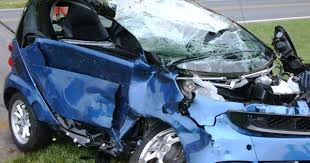
#> input picture data/training/03-severe/0001.JPEG, 310 x 163 px
$ jupyter execute --allow-errors vehicle_damage_assessment.ipynb   (shell and % lines are left out)   (older library calls are emulated)
#> lines starting #> are read from the running program, lines starting #| are printed output that depends on the picture; after the words box and inside, x2 and y2 are one past the last pixel; in counts of white or black regions, pixels touching at a corner belong together
# Vehicle Damage Assessment — from scratch, step by step

Goal: given a photo of a car, estimate **damage severity** (none / minor /
moderate / severe) and a **repair-cost bracket**, for use in a motor
insurance claims flow.

This notebook is split into two parts:

1. **Part A — Working demo (no dataset needed).** A classical CV heuristic
   pipeline built up step by step, with visualizations at each stage, so you
   can see *why* it flags what it flags and tune it as you go.
2. **Part B — Training pipeline scaffold.** A transfer-learning model
   (EfficientNet-B0 backbone) + dataset loaders, ready to fine-tune once you
   download a labeled dataset (links + setup at the bottom).

Run cells top to bottom. Swap in your own photo any time by changing
`TEST_IMAGE_PATH` in the cell below.

## Setup

[cell 1]
import cv2
import numpy as np
import matplotlib.pyplot as plt
from dataclasses import dataclass, field
from typing import List, Tuple

plt.rcParams['figure.figsize'] = (10, 6)

def show(img_bgr, title="", cmap=None):
    plt.figure()
    if cmap:
        plt.imshow(img_bgr, cmap=cmap)
    else:
        plt.imshow(cv2.cvtColor(img_bgr, cv2.COLOR_BGR2RGB))
    plt.title(title)
    plt.axis('off')
    plt.show()

## Test images

No dataset yet, so we synthesize a rough "car photo" (clean + damaged
version) just to prove the pipeline end to end. **Swap `TEST_IMAGE_PATH` for
a real accident photo any time** — everything below works the same way.

[cell 2]
def make_car_image(damaged: bool = True, path: str = "sample_car.jpg"):
    h, w = 480, 720
    img = np.full((h, w, 3), (210, 210, 215), dtype=np.uint8)

    for y in range(0, 160):
        shade = int(160 + y * 0.3)
        img[y, :] = (shade, shade + 10, shade + 20)

    body_color = (190, 110, 60)  # BGR -> a blue car
    cv2.rectangle(img, (140, 220), (600, 380), body_color, -1)
    cv2.ellipse(img, (370, 220), (230, 60), 0, 180, 360, body_color, -1)
    cv2.rectangle(img, (220, 190), (500, 240), (40, 40, 40), -1)  # windows
    cv2.circle(img, (220, 385), 40, (20, 20, 20), -1)  # wheels
    cv2.circle(img, (520, 385), 40, (20, 20, 20), -1)

    noise = np.random.normal(0, 3, img.shape).astype(np.int16)
    img = np.clip(img.astype(np.int16) + noise, 0, 255).astype(np.uint8)

    if damaged:
        pts = np.array([[330, 260], [365, 250], [390, 270], [380, 300], [345, 305], [325, 285]])
        cv2.fillPoly(img, [pts], (150, 150, 190))   # lighter irregular dent so it isn't lost in dark-tile filtering
        cv2.polylines(img, [pts], True, (100, 100, 150), 2)
        for i in range(5):
            x1, y1 = 440 + i * 8, 250 + (i % 2) * 6
            cv2.line(img, (x1, y1), (x1 + 10, y1 + 12), (230, 230, 235), 2)
        cv2.rectangle(img, (150, 300), (185, 330), (255, 255, 255), -1)
        for i in range(6):
            cv2.line(img, (150 + i * 6, 300), (150 + i * 5, 330), (140, 140, 140), 1)

    cv2.imwrite(path, img)
    return path

make_car_image(damaged=True, path="sample_car_damaged.jpg")
#> in make_car_image, `cv2.rectangle(img, (140, 220), (600, 380), body_color, -1)`:
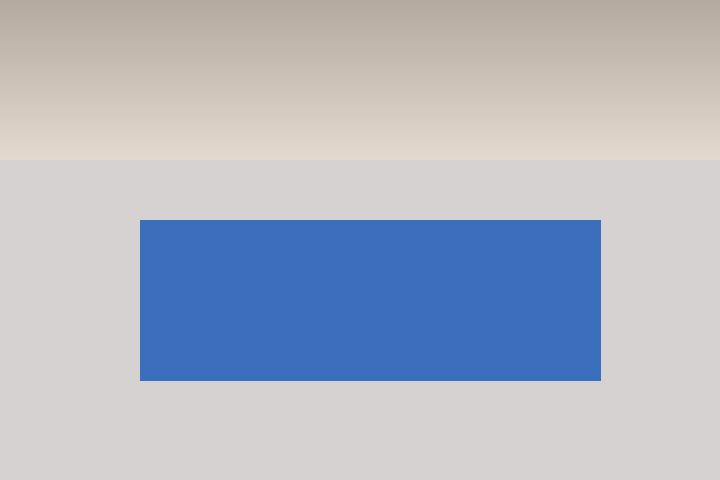
#> img: shape (480, 720, 3); mean of channels 0, 1, 2 196.8, 183, 177.8; drawn as B, G, R
#> in make_car_image, `cv2.polylines(img, [pts], True, (100, 100, 150), 2)`:
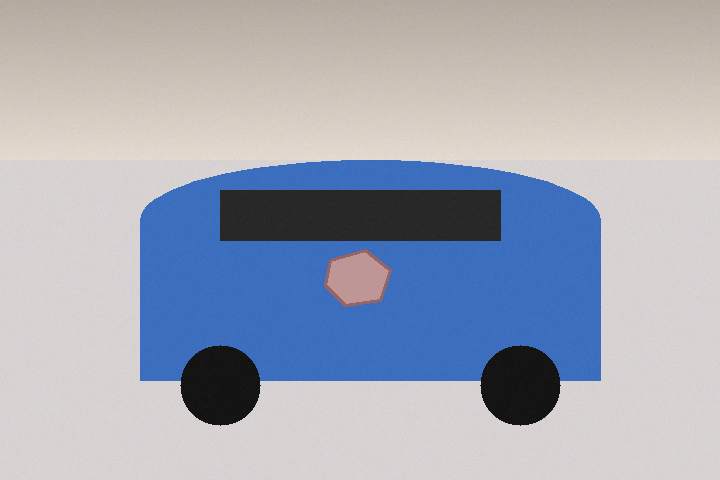
#> img: shape (480, 720, 3); mean of channels 0, 1, 2 183.7, 169.8, 164.6; drawn as B, G, R
#> after the loop in make_car_image, `for i in range(5):`:
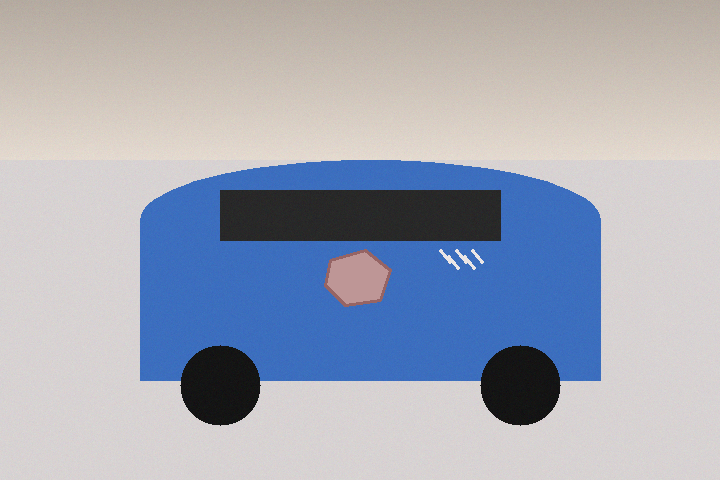
#> img: shape (480, 720, 3); 0.08% of pixels changed, all inside (x1, y1, x2, y2) = (439, 249, 484, 270); drawn as B, G, R
#> in make_car_image, `cv2.rectangle(img, (150, 300), (185, 330), (255, 255, 255), -1)`:
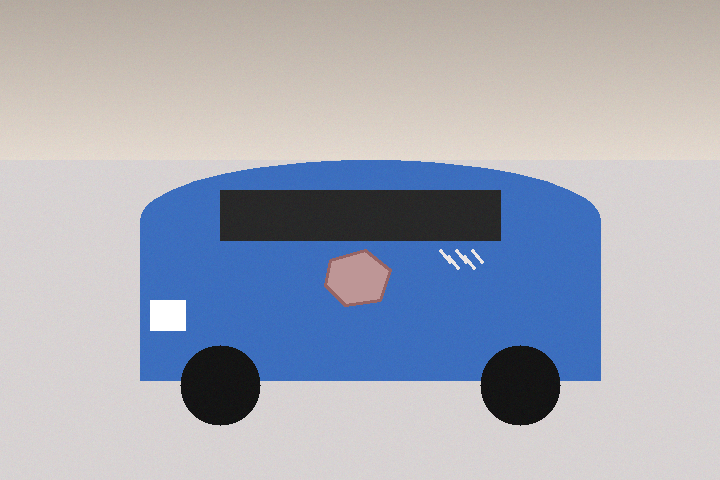
#> img: shape (480, 720, 3); 0.32% of pixels changed, all inside (x1, y1, x2, y2) = (150, 300, 186, 331); drawn as B, G, R
#> after the loop in make_car_image, `for i in range(6):`:
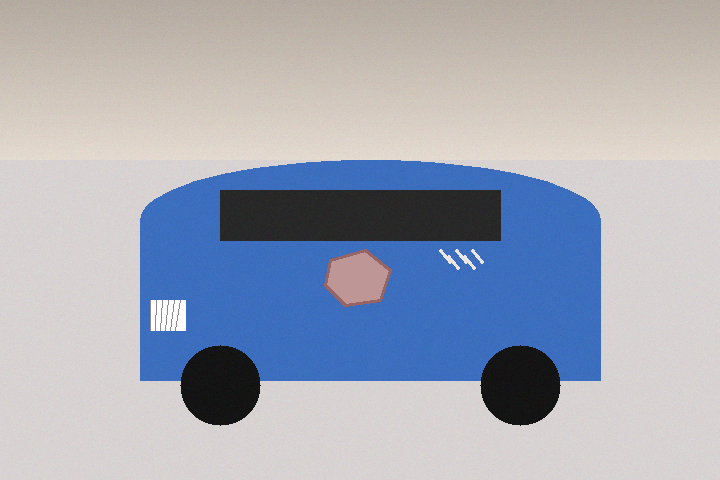
#> img: shape (480, 720, 3); 0.05% of pixels changed, all inside (x1, y1, x2, y2) = (150, 300, 181, 331); drawn as B, G, R
make_car_image(damaged=False, path="sample_car_clean.jpg")

TEST_IMAGE_PATH = "sample_car_damaged.jpg"  # <- point this at a real photo any time

img = cv2.imread(TEST_IMAGE_PATH)
show(img, f"Input: {TEST_IMAGE_PATH}")

## Step 1 — Isolate the vehicle from the background

Accident photos are usually vehicle-centered, so we seed GrabCut with a
center-biased rectangle rather than needing a trained detector.

[cell 3]
RESIZE_TO = 640

def segment_vehicle(img):
    h, w = img.shape[:2]
    mask = np.zeros((h, w), np.uint8)
    bgd_model = np.zeros((1, 65), np.float64)
    fgd_model = np.zeros((1, 65), np.float64)
    margin_x, margin_y = int(w * 0.08), int(h * 0.08)
    rect = (margin_x, margin_y, w - 2 * margin_x, h - 2 * margin_y)
    try:
        cv2.grabCut(img, mask, rect, bgd_model, fgd_model, 4, cv2.GC_INIT_WITH_RECT)
        vehicle_mask = np.where((mask == 2) | (mask == 0), 0, 1).astype("uint8")
    except cv2.error:
        vehicle_mask = np.zeros((h, w), np.uint8)
        vehicle_mask[margin_y:h - margin_y, margin_x:w - margin_x] = 1
    if vehicle_mask.sum() < 0.05 * h * w:
        vehicle_mask = np.zeros((h, w), np.uint8)
        vehicle_mask[margin_y:h - margin_y, margin_x:w - margin_x] = 1
    return vehicle_mask

orig_h, orig_w = img.shape[:2]
scale = RESIZE_TO / max(orig_h, orig_w)
resized = cv2.resize(img, (int(orig_w * scale), int(orig_h * scale)))

vehicle_mask = segment_vehicle(resized)
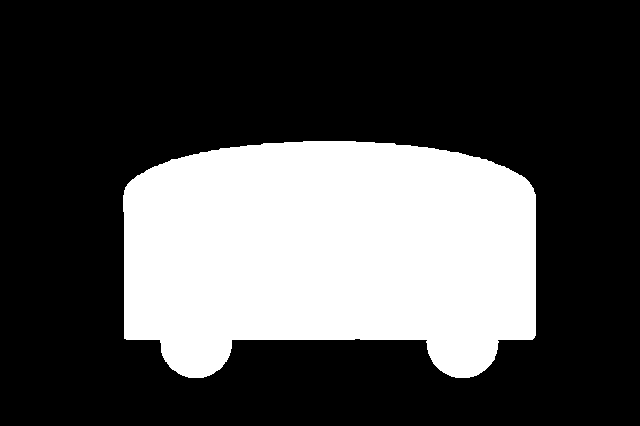
#> vehicle_mask: shape (426, 640); values 0 (black) and 1 (white), 29.9% white; 1 white region, box (x1, y1, x2, y2) and area: (123, 141, 536, 378) 81594
show(resized, "Resized input")
#> call 2 of show, with title = 'Resized input'
#> in show (call 2), `plt.show()`:
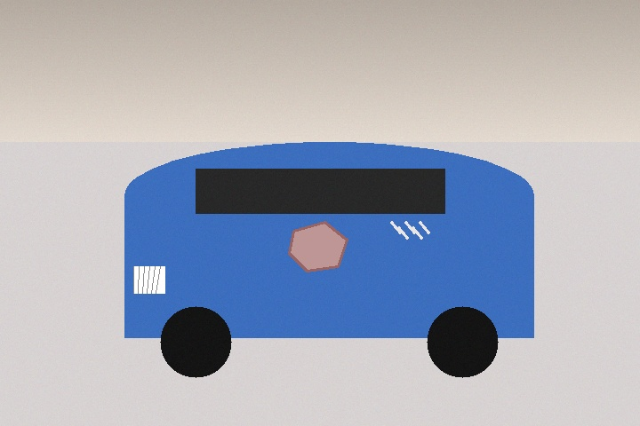
#> shown: shape (426, 640, 3); mean R, G, B 165.1, 170.2, 183.6
show(vehicle_mask * 255, "Vehicle mask (GrabCut)", cmap="gray")
#> call 3 of show, with title = 'Vehicle mask (GrabCut)', cmap = 'gray'
#> in show (call 3), `plt.show()`:
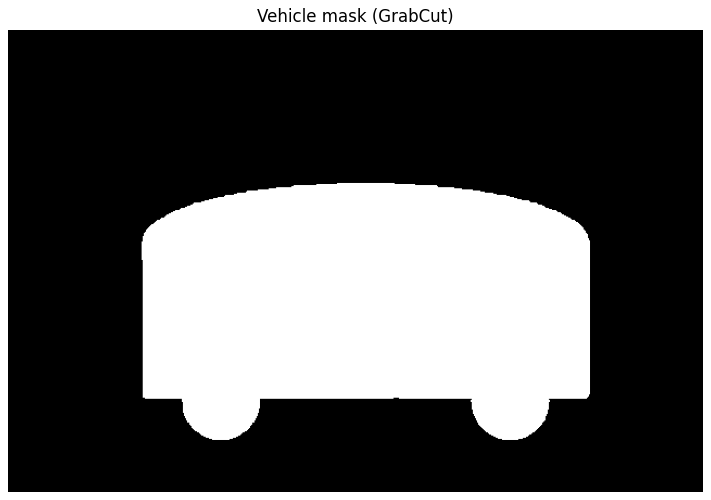
#> figure drawn by matplotlib, 1 panel

## Step 2 — Score every region for "damage-like" anomaly

For each tile inside the vehicle mask we combine three signals:

- **Edge density** — Canny edges; damage creates irregular edges
- **Texture variance** — Laplacian variance; dents/cracks break the smooth
  gradient a healthy panel has
- **Color irregularity** — local std-dev; scratches/rust/mismatched paint
  stand out locally

Two corrections keep this from just flagging *every* car's normal features:

- **Erode + drop the bottom band of the mask** — wheels and the
  silhouette-vs-road boundary have strong natural contrast that has nothing
  to do with damage
- **Drop very dark tiles** — window glass/tire interiors are naturally dark
  and edge-heavy; they aren't painted panel

[cell 4]
TILE_SIZE = 48
ANOMALY_PERCENTILE = 85

def tile_anomaly_scores(gray, mask, tile=TILE_SIZE):
    h, w = gray.shape
    edges = cv2.Canny(gray, 60, 160)
    laplacian = cv2.Laplacian(gray, cv2.CV_64F)

    erode_px = max(tile // 3, 10)
    kernel = np.ones((erode_px, erode_px), np.uint8)
    mask = cv2.erode(mask, kernel)

    ys, xs = np.where(mask > 0)
    if len(ys) > 0:
        y_top, y_bottom = ys.min(), ys.max()
        wheel_line = y_top + int(0.80 * (y_bottom - y_top))
        mask[wheel_line:, :] = 0

    scored = []
    for y in range(0, h - tile, tile // 2):
        for x in range(0, w - tile, tile // 2):
            if mask[y:y + tile, x:x + tile].mean() < 0.5:
                continue
            gray_tile = gray[y:y + tile, x:x + tile]
            if gray_tile.mean() < 45:
                continue
            edge_tile = edges[y:y + tile, x:x + tile]
            lap_tile = laplacian[y:y + tile, x:x + tile]

            edge_density = edge_tile.mean() / 255.0
            texture_score = min(lap_tile.var() / 800.0, 1.0)
            color_score = min(gray_tile.std() / 60.0, 1.0)

            raw_score = 0.45 * edge_density + 0.35 * texture_score + 0.20 * color_score
            scored.append(((x, y, tile, tile), raw_score))
    return scored

gray = cv2.cvtColor(resized, cv2.COLOR_BGR2GRAY)
gray = cv2.bilateralFilter(gray, 7, 50, 50)

scored_tiles = tile_anomaly_scores(gray, vehicle_mask)
#> in tile_anomaly_scores, `y_top, y_bottom = ys.min(), ys.max()`: y_top = 149; y_bottom = 370
#> in tile_anomaly_scores, `wheel_line = y_top + int(0.80 * (y_bottom - y_top))`: wheel_line = 325
#> after the loop in tile_anomaly_scores, `for y in range(0, h - tile, tile // 2):`: scored = 104 items
#> scored_tiles = 104 items
print(f"{len(scored_tiles)} tiles scored")
#| 104 tiles scored

# visualize as a heatmap
heat = np.zeros(gray.shape, dtype=np.float32)
for (x, y, tw, th), s in scored_tiles:
    heat[y:y+th, x:x+tw] = np.maximum(heat[y:y+th, x:x+tw], s)
#> this loop made 104 passes
#> (x, y, s) on passes 1 to 8: (168, 144, 0.314), (192, 144, 0.329), (216, 144, 0.276), (240, 144, 0.193), (264, 144, 0.148), (288, 144, 0.118), (312, 144, 0.118), (336, 144, 0.129)

plt.figure()
plt.imshow(cv2.cvtColor(resized, cv2.COLOR_BGR2RGB))
plt.imshow(heat, cmap="inferno", alpha=0.5)
plt.title("Anomaly heatmap (brighter = more damage-like)")
plt.axis('off')
plt.colorbar(label="raw anomaly score")
plt.show()

## Step 3 — Threshold, merge into regions, classify severity

Threshold is **relative to this vehicle's own baseline** (the calmest
quartile of its own tiles = assumed healthy panel), not a fixed percentile
of every image — otherwise normal features every car has would always get
flagged on a perfectly healthy car.

[cell 5]
@dataclass
class DamageRegion:
    bbox: Tuple[int, int, int, int]
    score: float

def merge_boxes(boxes, scores):
    if not boxes:
        return []
    rects = [[x, y, x + w, y + h] for x, y, w, h in boxes]
    used = [False] * len(rects)
    merged = []
    def overlaps(a, b):
        return not (a[2] < b[0] or b[2] < a[0] or a[3] < b[1] or b[3] < a[1])
    for i in range(len(rects)):
        if used[i]:
            continue
        group = [i]; used[i] = True; changed = True
        while changed:
            changed = False
            for j in range(len(rects)):
                if used[j]:
                    continue
                if any(overlaps(rects[k], rects[j]) for k in group):
                    group.append(j); used[j] = True; changed = True
        xs1 = [rects[k][0] for k in group]; ys1 = [rects[k][1] for k in group]
        xs2 = [rects[k][2] for k in group]; ys2 = [rects[k][3] for k in group]
        x1, y1, x2, y2 = min(xs1), min(ys1), max(xs2), max(ys2)
        avg_score = float(np.mean([scores[k] for k in group]))
        merged.append(DamageRegion(bbox=(x1, y1, x2 - x1, y2 - y1), score=avg_score))
    merged.sort(key=lambda r: r.score, reverse=True)
    return merged[:8]

def classify_severity(damage_area_pct, region_scores):
    if damage_area_pct < 2.5 or not region_scores:
        return "none", 0.55
    max_score = max(region_scores)
    if damage_area_pct >= 18 or max_score >= 0.68:
        return "severe", min(0.9, 0.45 + damage_area_pct / 45)
    if damage_area_pct >= 8 or max_score >= 0.55:
        return "moderate", min(0.85, 0.4 + damage_area_pct / 35)
    return "minor", min(0.8, 0.35 + damage_area_pct / 30)

scores = np.array([s for _, s in scored_tiles])
#> scores = 104 values, max 0.62 at index 71, min 0.00115 at index 57, mean 0.142
baseline = np.percentile(scores, 25)
#> baseline = 0.00175
spread = max(np.std(scores), 0.03)
#> spread = 0.162
percentile_threshold = np.percentile(scores, ANOMALY_PERCENTILE)
#> percentile_threshold = 0.29
z_threshold = baseline + 1.4 * spread
#> z_threshold = 0.228
threshold = max(percentile_threshold, z_threshold)
#> threshold = 0.29
abs_floor = 0.42

damaged_tiles = [(b, s) for b, s in scored_tiles if s >= threshold and s > abs_floor]
#> damaged_tiles = 10 items
regions = merge_boxes([b for b, _ in damaged_tiles], [s for _, s in damaged_tiles])
#> in merge_boxes, `rects = [[x, y, x + w, y + h] for x, y, w, h in boxes]`: rects = [[360, 192, 408, 240], [384, 192, 432, 240], [408, 192, 456, 240], [384, 216, 432, 264], [408, 216, 456, 264], [120, 240, 168, 288], [144, 240, 192, 288], [120, 264, 168, 312], [144, 264, 192, 312], [120, 288, 168, 336]]
#> in merge_boxes, `used = [False] * len(rects)`: used = [False, False, False, False, False, False, False, False, False, False]
#> the loop in merge_boxes, `for i in range(len(rects)):` made 10 passes
#> (xs1, ys1, xs2, ys2, x1, y1) on passes 1, 6: ([360, 384, 408, 384, 408], [192, 192, 192, 216, 216], [408, 432, 456, 432, 456], [240, 240, 240, 264, 264], 360, 192), ([120, 144, 120, 144, 120], [240, 240, 264, 264, 288], [168, 192, 168, 192, 168], [288, 288, 312, 312, 336], 120, 240)
#> after the loop in merge_boxes, `for i in range(len(rects)):`: merged = 2 items; used = [True, True, True, True, True, True, True, True, True, True]
#> regions = 2 items

total_vehicle_px = vehicle_mask.sum()
#> total_vehicle_px = 81594
damaged_px = sum(r.bbox[2] * r.bbox[3] for r in regions)
#> damaged_px = 13824
damage_area_pct = 0.0 if total_vehicle_px == 0 else min(100.0, 100.0 * damaged_px / total_vehicle_px)
#> damage_area_pct = 16.94

severity, confidence = classify_severity(damage_area_pct, [r.score for r in regions])
#> severity = 'moderate'; confidence = 0.85
print(f"severity={severity}  confidence={confidence:.2f}  damaged_area={damage_area_pct:.1f}%  regions={len(regions)}")
#| severity=moderate  confidence=0.85  damaged_area=16.9%  regions=2

## Step 4 — Cost bracket + annotated output

[cell 6]
COST_BRACKETS = {
    "minor":    {"cost_range_inr": (1500, 8000),    "cost_range_usd": (20, 100)},
    "moderate": {"cost_range_inr": (8000, 35000),   "cost_range_usd": (100, 425)},
    "severe":   {"cost_range_inr": (35000, 150000), "cost_range_usd": (425, 1800)},
}

def draw_annotations(img, regions, severity, confidence, damage_area_pct, scale):
    out = img.copy()
    color_map = {"minor": (0, 200, 255), "moderate": (0, 140, 255), "severe": (0, 0, 255), "none": (0, 200, 0)}
    color = color_map.get(severity, (255, 255, 255))
    inv_scale = 1.0 / scale
    for r in regions:
        x, y, w, h = [int(v * inv_scale) for v in r.bbox]
        cv2.rectangle(out, (x, y), (x + w, y + h), color, 3)
        cv2.putText(out, f"{r.score:.2f}", (x, max(y - 8, 15)), cv2.FONT_HERSHEY_SIMPLEX, 0.55, color, 2)
    banner = f"Severity: {severity.upper()} | Confidence: {confidence*100:.0f}% | Damaged area: {damage_area_pct:.1f}%"
    cv2.rectangle(out, (0, 0), (out.shape[1], 40), (30, 30, 30), -1)
    cv2.putText(out, banner, (10, 27), cv2.FONT_HERSHEY_SIMPLEX, 0.65, (255, 255, 255), 2)
    return out

bracket = COST_BRACKETS.get(severity, {"cost_range_inr": (0, 0), "cost_range_usd": (0, 0)})
#> bracket = {'cost_range_inr': (8000, 35000), 'cost_range_usd': (100, 425)}
print(f"Estimated repair cost: Rs.{bracket['cost_range_inr'][0]:,} - Rs.{bracket['cost_range_inr'][1]:,}"
      f"  (${bracket['cost_range_usd'][0]} - ${bracket['cost_range_usd'][1]})" if severity != "none" else "No repair needed")
#| Estimated repair cost: Rs.8,000 - Rs.35,000  ($100 - $425)

annotated = draw_annotations(img, regions, severity, confidence, damage_area_pct, scale)
#> the loop in draw_annotations, `for r in regions:` made 2 passes
#> (x, y, w, h) on passes 1 to 2: (135, 270, 81, 108), (405, 216, 108, 81)
show(annotated, "Final assessment")

## Step 5 — Wrap it into one function, sanity-check clean vs. damaged

This is the exact function you'd import into a FastAPI/Flask backend
(`assess_image(image_bytes) -> AssessmentResult, annotated_image`).

[cell 7]
def assess_image(image_bytes):
    arr = np.frombuffer(image_bytes, dtype=np.uint8)
    img = cv2.imdecode(arr, cv2.IMREAD_COLOR)
    if img is None:
        raise ValueError("Could not decode image")

    orig_h, orig_w = img.shape[:2]
    scale = RESIZE_TO / max(orig_h, orig_w)
    resized = cv2.resize(img, (int(orig_w * scale), int(orig_h * scale)))
    gray = cv2.bilateralFilter(cv2.cvtColor(resized, cv2.COLOR_BGR2GRAY), 7, 50, 50)

    vehicle_mask = segment_vehicle(resized)
    scored_tiles = tile_anomaly_scores(gray, vehicle_mask)
    if not scored_tiles:
        return {"severity": "none", "confidence": 0.0, "damage_area_pct": 0.0, "regions": []}, img

    scores = np.array([s for _, s in scored_tiles])
    baseline = np.percentile(scores, 25)
    spread = max(np.std(scores), 0.03)
    threshold = max(np.percentile(scores, ANOMALY_PERCENTILE), baseline + 1.4 * spread)
    damaged_tiles = [(b, s) for b, s in scored_tiles if s >= threshold and s > 0.42]
    regions = merge_boxes([b for b, _ in damaged_tiles], [s for _, s in damaged_tiles])

    total_vehicle_px = vehicle_mask.sum()
    damaged_px = sum(r.bbox[2] * r.bbox[3] for r in regions)
    damage_area_pct = 0.0 if total_vehicle_px == 0 else min(100.0, 100.0 * damaged_px / total_vehicle_px)
    severity, confidence = classify_severity(damage_area_pct, [r.score for r in regions])

    annotated = draw_annotations(img, regions, severity, confidence, damage_area_pct, scale)
    result = {
        "severity": severity, "confidence": round(confidence, 2),
        "damage_area_pct": round(damage_area_pct, 1), "regions": len(regions),
        "cost_estimate_inr": COST_BRACKETS.get(severity, {}).get("cost_range_inr", (0, 0)),
    }
    return result, annotated

for path in ["sample_car_clean.jpg", "sample_car_damaged.jpg"]:
    with open(path, "rb") as f:
        result, annotated = assess_image(f.read())
#> in assess_image, `scored_tiles = tile_anomaly_scores(gray, vehicle_mask)`: scored_tiles = 104 items
#> in assess_image, `scores = np.array([s for _, s in scored_tiles])`: scores = 104 values, max 0.33 at index 1, min 0.00109 at index 65, mean 0.0849
#> in assess_image, `baseline = np.percentile(scores, 25)`: baseline = 0.00145
#> in assess_image, `spread = max(np.std(scores), 0.03)`: spread = 0.0946
#> in assess_image, `threshold = max(np.percentile(scores, ANOMALY_PERCENTILE), baseline + ..`: threshold = 0.182
#> in assess_image, `damaged_tiles = [(b, s) for b, s in scored_tiles if s >= threshold and..`: damaged_tiles = []
#> in assess_image, `total_vehicle_px = vehicle_mask.sum()`: total_vehicle_px = 81540
#> in assess_image, `damaged_px = sum(r.bbox[2] * r.bbox[3] for r in regions)`: damaged_px = 0
#> in assess_image, `severity, confidence = classify_severity(damage_area_pct, [r.score for..`: severity = 'none'; confidence = 0.55
#> in assess_image, `result = { "severity": severity, "confidence": round(confidence, 2), "..`: result = {'severity': 'none', 'confidence': 0.55, 'damage_area_pct': 0, 'regions': 0, 'cost_estimate_inr': (0, 0)}
    print(path, "->", result)
#| sample_car_clean.jpg -> {'severity': 'none', 'confidence': 0.55, 'damage_area_pct': 0.0, 'regions': 0, 'cost_estimate_inr': (0, 0)}
    show(annotated, path)

## Try your own photo

Uncomment and run this cell if you're working in JupyterLab/Notebook
locally (the upload widget needs a live ipywidgets frontend — it won't do
anything in a plain script export).

[cell 8]
# [16 lines of commented-out code are left out]

### Or test on a real photo from your downloaded dataset

If you've already downloaded the Kaggle Car Damage Severity Dataset into
`data/` (see Part B below for the folder layout it expects), you don't need
to wait for training to try the heuristic on a real photo — just point it at
any file already sitting in there.

[cell 9]
import os

real_data_dir = "data/training/03-severe"  # change to 01-minor / 02-moderate to compare

if os.path.isdir(real_data_dir):
    sample_files = [f for f in os.listdir(real_data_dir) if f.lower().endswith((".jpg", ".jpeg", ".png"))]
    print(f"{len(sample_files)} images in {real_data_dir}, e.g.: {sample_files[:5]}")

    if sample_files:
        real_test_path = os.path.join(real_data_dir, sample_files[0])
        with open(real_test_path, "rb") as f:
            result, annotated = assess_image(f.read())
#> in assess_image, img is the input picture: shape (163, 310, 3); mean B, G, R 129.2, 110.9, 92.5
#> (the rest of the program and of its run is left out)
